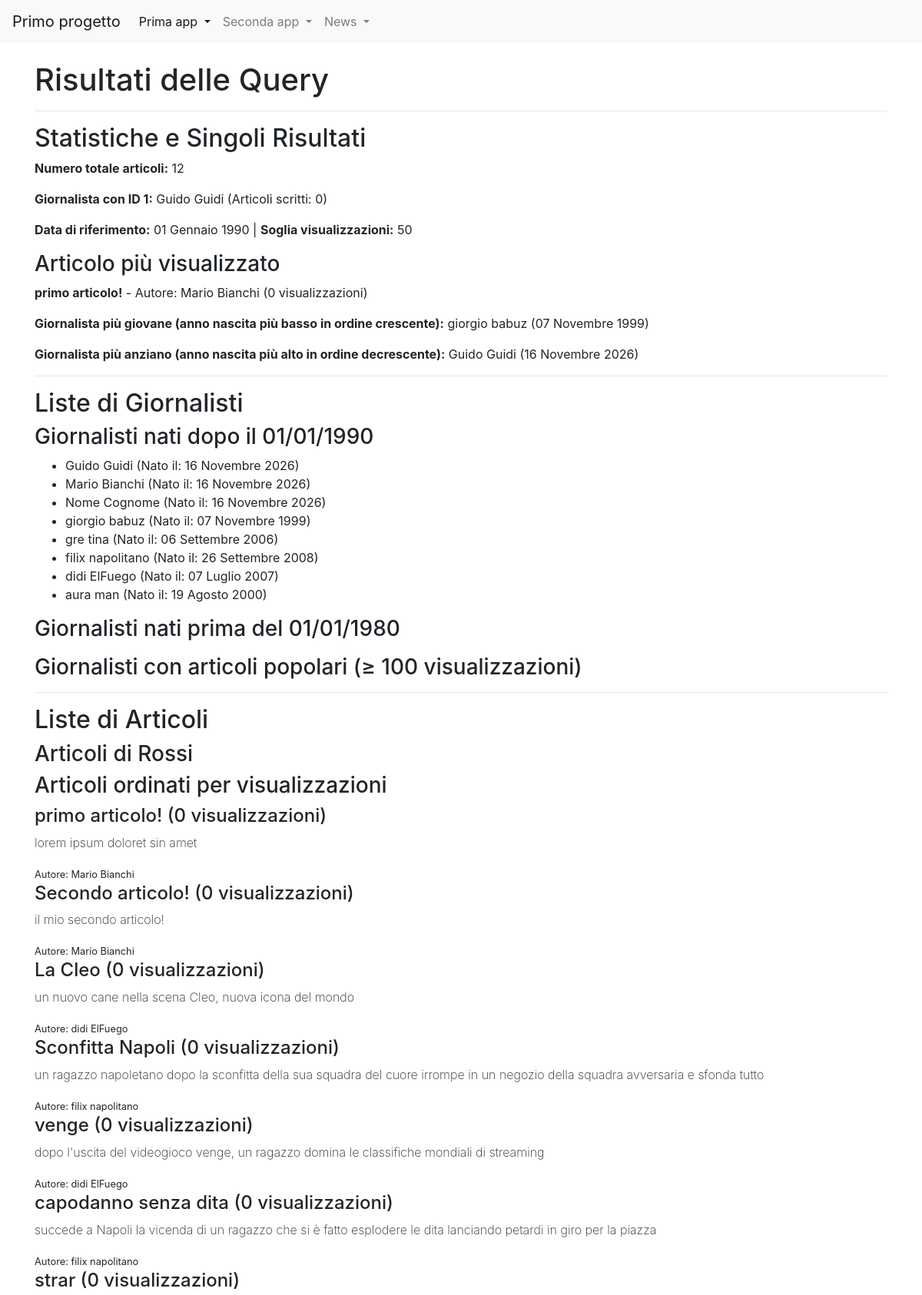
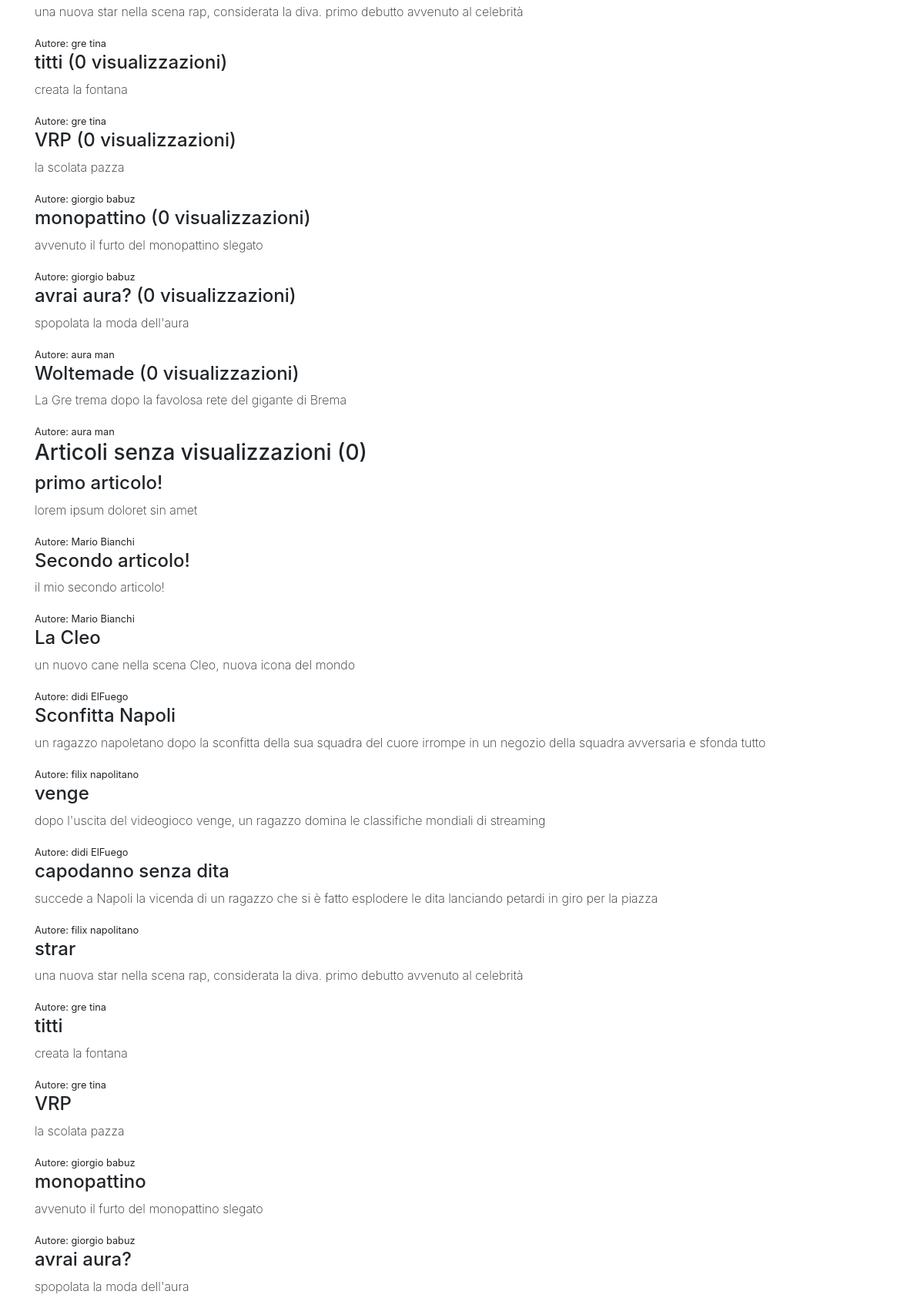
The app's page /news/queryBase/ (upper part) with its own data (2 pictures, top to bottom).
### news/models.py (models this page shows, shortened)
class Giornalista (models. Model):
    nome = models.CharField(max_length=20)
    cognome =  models.CharField(max_length=20)
    anno_di_nascita = models.DateField(blank=True)
    def __str__(self):
        return self.nome + " "+ self.cognome
    class Meta:
        verbose_name = "Giornalista"
        verbose_name_plural = "Giornalisti"

class Articolo (models. Model):
    titolo = models.CharField(max_length=100)
    contenuto = models.TextField()
    giornalista = models.ForeignKey(Giornalista, on_delete=models.CASCADE, related_name="articoli")
    data= models.DateField(auto_now=True, blank=True)
    visualizzazioni=models.BigIntegerField(default=0, blank=True)
    class Meta:
        verbose_name = "Articolo"
        verbose_name_plural = "Articoli"

### news/views.py (the view)
# urls.py: path("queryBase/", queryBase, name="queryBase"),
def queryBase(request):
    articoli_cognome = Articolo.objects.filter(giornalista__cognome='Rossi')
    numero_totale_articoli = Articolo.objects.count()
    giornalista_1 = Giornalista.objects.get(id=2)
    numero_articoli_giornalista_1 = Articolo.objects.filter(giornalista=giornalista_1).count()
    articoli_ordinati = Articolo.objects.order_by('-visualizzazioni')
    articoli_senza_visualizzazioni = Articolo.objects.filter(visualizzazioni=0)
    articolo_piu_visualizzato = Articolo.objects.order_by('-visualizzazioni').first()
    giornalisti_data = Giornalista.objects.filter(anno_di_nascita__gt=datetime.date(1990, 1, 1))
    articoli_del_giorno = Articolo.objects.filter(data=datetime.date(2023, 1, 1))
    articoli_periodo = Articolo.objects.filter(data__range=(datetime.date(2023, 1, 1), datetime.date(2023, 12, 31)))
    giornalisti_nati = Giornalista.objects.filter(anno_di_nascita__lt=datetime.date(1980, 1, 1))
    articoli_giornalisti = Articolo.objects.filter(giornalista__in=giornalisti_nati)
    giornalista_giovane = Giornalista.objects.order_by('anno_di_nascita').first()
    giornalista_anziano = Giornalista.objects.order_by('-anno_di_nascita').first()
    ultimi = Articolo.objects.order_by('-data')[:5]
    articoli_minime_visualizzazioni = Articolo.objects.filter(visualizzazioni__gte=100)
    articoli_parola = Articolo.objects.filter(titolo__icontains='importante')
    articoli_mese_anno = Articolo.objects.filter(data__month=1, data__year=2023)
    giornalisti_con_articoli_popolari = Giornalista.objects.filter(articoli__visualizzazioni__gte=100).distinct()
    data = datetime.date(1990, 1, 1)
    visualizzazioni = 50
    articoli_con_and = Articolo.objects.filter(giornalista__anno_di_nascita__gt=data, visualizzazioni__gte=visualizzazioni)
    articoli_con_or = Articolo.objects.filter(Q(giornalista__anno_di_nascita__gt=data) | Q(visualizzazioni__lte=visualizzazioni))
    articoli_con_not = Articolo.objects.filter(~Q(giornalista__anno_di_nascita__lt=data))
    articoli_con_not = Articolo.objects.exclude(giornalista__anno_di_nascita__lt=data)
    context = {
        'articoli_cognome': articoli_cognome,
        'numero_totale_articoli': numero_totale_articoli,
        'giornalista_1': giornalista_1,
        'numero_articoli_giornalista_1': numero_articoli_giornalista_1,
        'articoli_ordinati': articoli_ordinati,
        'articoli_senza_visualizzazioni': articoli_senza_visualizzazioni,
        'articolo_piu_visualizzato': articolo_piu_visualizzato,
        'giornalisti_data': giornalisti_data,
        'articoli_del_giorno': articoli_del_giorno,
        'articoli_periodo': articoli_periodo,
        'giornalisti_nati': giornalisti_nati,
        'articoli_giornalisti': articoli_giornalisti,
        'giornalista_giovane': giornalista_giovane,
        'giornalista_anziano': giornalista_anziano,
        'ultimi': ultimi,
        'articoli_minime_visualizzazioni': articoli_minime_visualizzazioni,
        'articoli_parola': articoli_parola,
        'articoli_mese_anno': articoli_mese_anno,
        'giornalisti_con_articoli_popolari': giornalisti_con_articoli_popolari,
        'data': data,
        'visualizzazioni': visualizzazioni,
        'articoli_con_and': articoli_con_and,
        'articoli_con_or': articoli_con_or,
        'articoli_con_not': articoli_con_not,
    }
    return render(request, "news/query.html", context)

### news/templates/news/query.html (shortened to what this page needs)
{% extends 'base.html' %}
{% block content %}
    <h1>Risultati delle Query</h1>
    <hr>
    <h2>Statistiche e Singoli Risultati</h2>
    <p><strong>Numero totale articoli:</strong> {{ numero_totale_articoli }}</p>
    <p><strong>Giornalista con ID 1:</strong> {{ giornalista_1 }} (Articoli scritti: {{ numero_articoli_giornalista_1 }})</p>
    <p><strong>Data di riferimento:</strong> {{ data }} | <strong>Soglia visualizzazioni:</strong> {{ visualizzazioni }}</p>
    {% if articolo_piu_visualizzato %}
        <h3>Articolo più visualizzato</h3>
        <p><strong>{{ articolo_piu_visualizzato.titolo }}</strong> - Autore: {{ articolo_piu_visualizzato.giornalista }} ({{ articolo_piu_visualizzato.visualizzazioni }} visualizzazioni)</p>
    {% endif %}
    {% if giornalista_giovane %}
        <p><strong>Giornalista più giovane (anno nascita più basso in ordine crescente):</strong> {{ giornalista_giovane }} ({{ giornalista_giovane.anno_di_nascita }})</p>
    {% endif %}
    {% if giornalista_anziano %}
        <p><strong>Giornalista più anziano (anno nascita più alto in ordine decrescente):</strong> {{ giornalista_anziano }} ({{ giornalista_anziano.anno_di_nascita }})</p>
    {% endif %}
    <hr>
    <h2>Liste di Giornalisti</h2>
    <h3>Giornalisti nati dopo il 01/01/1990</h3>
    <ul>
        {% for giornalista in giornalisti_data %}
            <li>{{ giornalista }} (Nato il: {{ giornalista.anno_di_nascita }})</li>
        {% endfor %}
    </ul>
    <h3>Giornalisti nati prima del 01/01/1980</h3>
    <h3>Giornalisti con articoli popolari (&ge; 100 visualizzazioni)</h3>
    <hr>
    <h2>Liste di Articoli</h2>
    <h3>Articoli di Rossi</h3>
    <h3>Articoli ordinati per visualizzazioni</h3>
    {% for articolo in articoli_ordinati %}
        <div>
            <h4>{{ articolo.titolo }} ({{ articolo.visualizzazioni }} visualizzazioni)</h4>
            <p style="font-weight: 200">{{ articolo.contenuto }}</p>
            <small>Autore: {{ articolo.giornalista }}</small>
        </div>
    {% endfor %}
    <h3>Articoli senza visualizzazioni (0)</h3>
    {% for articolo in articoli_senza_visualizzazioni %}
        <div>
            <h4>{{ articolo.titolo }}</h4>
            <p style="font-weight: 200">{{ articolo.contenuto }}</p>
            <small>Autore: {{ articolo.giornalista }}</small>
        </div>
    {% endfor %}
{% endblock content %}

### records on screen
Giornalista: nome+cognome "Guido Guidi", anno_di_nascita "16 Novembre 2026"
Articolo: titolo "primo articolo!", giornalista "Mario Bianchi", visualizzazioni "0", contenuto "lorem ipsum doloret sin amet"
Giornalista: nome+cognome "giorgio babuz", anno_di_nascita "07 Novembre 1999"
Giornalista: nome+cognome "Mario Bianchi", anno_di_nascita "16 Novembre 2026"
Giornalista: nome+cognome "Nome Cognome", anno_di_nascita "16 Novembre 2026"
Giornalista: nome+cognome "gre tina", anno_di_nascita "06 Settembre 2006"
Giornalista: nome+cognome "filix napolitano", anno_di_nascita "26 Settembre 2008"
Giornalista: nome+cognome "didi ElFuego", anno_di_nascita "07 Luglio 2007"
Giornalista: nome+cognome "aura man", anno_di_nascita "19 Agosto 2000"
Articolo: titolo "Secondo articolo!", visualizzazioni "0", contenuto "il mio secondo articolo!", giornalista "Mario Bianchi"
Articolo: titolo "La Cleo", visualizzazioni "0", contenuto "un nuovo cane nella scena Cleo, nuova icona del mondo", giornalista "didi ElFuego"
Articolo: titolo "Sconfitta Napoli", visualizzazioni "0", contenuto "un ragazzo napoletano dopo la sconfitta della sua squadra del cuore irrompe in un negozio della squadra avversaria e sfonda tutto", giornalista "filix napolitano"
Articolo: titolo "venge", visualizzazioni "0", contenuto "dopo l'uscita del videogioco venge, un ragazzo domina le classifiche mondiali di streaming", giornalista "didi ElFuego"
Articolo: titolo "capodanno senza dita", visualizzazioni "0", contenuto "succede a Napoli la vicenda di un ragazzo che si è fatto esplodere le dita lanciando petardi in giro per la piazza", giornalista "filix napolitano"
Articolo: titolo "strar", visualizzazioni "0", contenuto "una nuova star nella scena rap, considerata la diva. primo debutto avvenuto al celebrità", giornalista "gre tina"
Articolo: titolo "titti", visualizzazioni "0", contenuto "creata la fontana", giornalista "gre tina"
Articolo: titolo "VRP", visualizzazioni "0", contenuto "la scolata pazza", giornalista "giorgio babuz"
Articolo: titolo "monopattino", visualizzazioni "0", contenuto "avvenuto il furto del monopattino slegato", giornalista "giorgio babuz"
Articolo: titolo "avrai aura?", visualizzazioni "0", contenuto "spopolata la moda dell'aura", giornalista "aura man"
Articolo: titolo "Woltemade", visualizzazioni "0", contenuto "La Gre trema dopo la favolosa rete del gigante di Brema", giornalista "aura man"

### other values on screen
{{ numero_totale_articoli }} "12"
{{ numero_articoli_giornalista_1 }} "0"
{{ data }} "01 Gennaio 1990"
{{ visualizzazioni }} "50"
